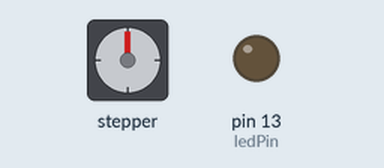
A sketch run on a simulated Arduino Uno, built with avr-gcc and run on an emulated ATmega328P. On the bench: stepper motor, output pins drawn as LEDs (lit = HIGH). Wiring (inferred from the names in the program): stepper motor (2048 steps per turn assumed): coils pin 8, pin 11, pin 9, pin 10. Pins used as bus, display or sensor lines are not drawn.

Above: at 0.05 s.
At 4.05 s:
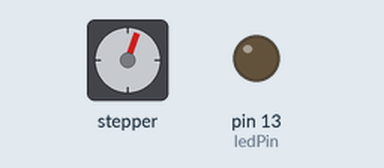
At 8.05 s:
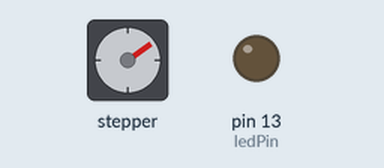
At 16.05 s:
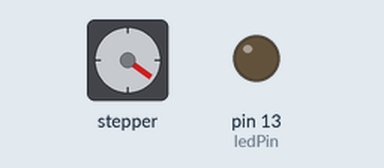
Timing chart, 0 to 20.9 s (numbered marks = the images above):
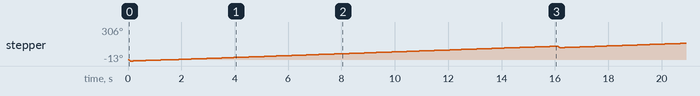

The sketch:

Stepper_first_try.ino
```cpp
/*
 * Driving a 5V stepper motor using Keyes L298N Dual Motor Driver;
 * Chienline @2015;
 */

const int IN1 = 8;
const int IN2 = 9;
const int IN4 = 10;
const int IN3 = 11;
const int ledPin = 13;
void setup()
{
  pinMode(IN1,OUTPUT);
  pinMode(IN2,OUTPUT);
  pinMode(IN3,OUTPUT);
  pinMode(IN4,OUTPUT);
  pinMode(ledPin,OUTPUT);
  digitalWrite(ledPin, LOW);
  //delay is used to control the speed, the lower the faster.
  //reverse(step,delay);

}
void loop()
{
  reverse(80,1);
  //forward(step,delay);
  forward(800,20);
}
void reverse(int i, int j) {
  // set both motors ON
  while (1)   {
    digitalWrite(IN1, 0);
    digitalWrite(IN2, 1);
    digitalWrite(IN3, 0);
    digitalWrite(IN4, 1);
    delay(j);
    i--;
    if (i < 1) break;
    digitalWrite(IN1, 0);
    digitalWrite(IN2, 1);
    digitalWrite(IN3, 1);
    digitalWrite(IN4, 0);
    delay(j);
    i--;
    if (i < 1) break;
    digitalWrite(IN1, 1);
    digitalWrite(IN2, 0);
    digitalWrite(IN3, 1);
    digitalWrite(IN4, 0);
    delay(j);
    i--;
    if (i < 1) break;
    digitalWrite(IN1, 1);
    digitalWrite(IN2, 0);
    digitalWrite(IN3, 0);
    digitalWrite(IN4, 1);
    delay(j);
    i--;
    if (i < 1) break;
  }
}  // end reverse()
void forward(int i, int j) {
  while (1)   {
    digitalWrite(IN1, 0);
    digitalWrite(IN2, 1);
    digitalWrite(IN3, 0);
    digitalWrite(IN4, 1);
    delay(j);
    i--;
    if (i < 1) break;
    digitalWrite(IN1, 1);
    digitalWrite(IN2, 0);
    digitalWrite(IN3, 0);
    digitalWrite(IN4, 1);
    delay(j);
    i--;
    if (i < 1) break;
    digitalWrite(IN1, 1);
    digitalWrite(IN2, 0);
    digitalWrite(IN3, 1);
    digitalWrite(IN4, 0);
    delay(j);
    i--;
    if (i < 1) break;
    digitalWrite(IN1, 0);
    digitalWrite(IN2, 1);
    digitalWrite(IN3, 1);
    digitalWrite(IN4, 0);
    delay(j);
    i--;
    if (i < 1) break;
  }
  // set both motors OFF
}  // end forward()
```

Measured:
- by itself, stepper: turns 13° counter-clockwise in 0.06 s, then 139° clockwise in 15.8 s, repeating every 16.1 s
